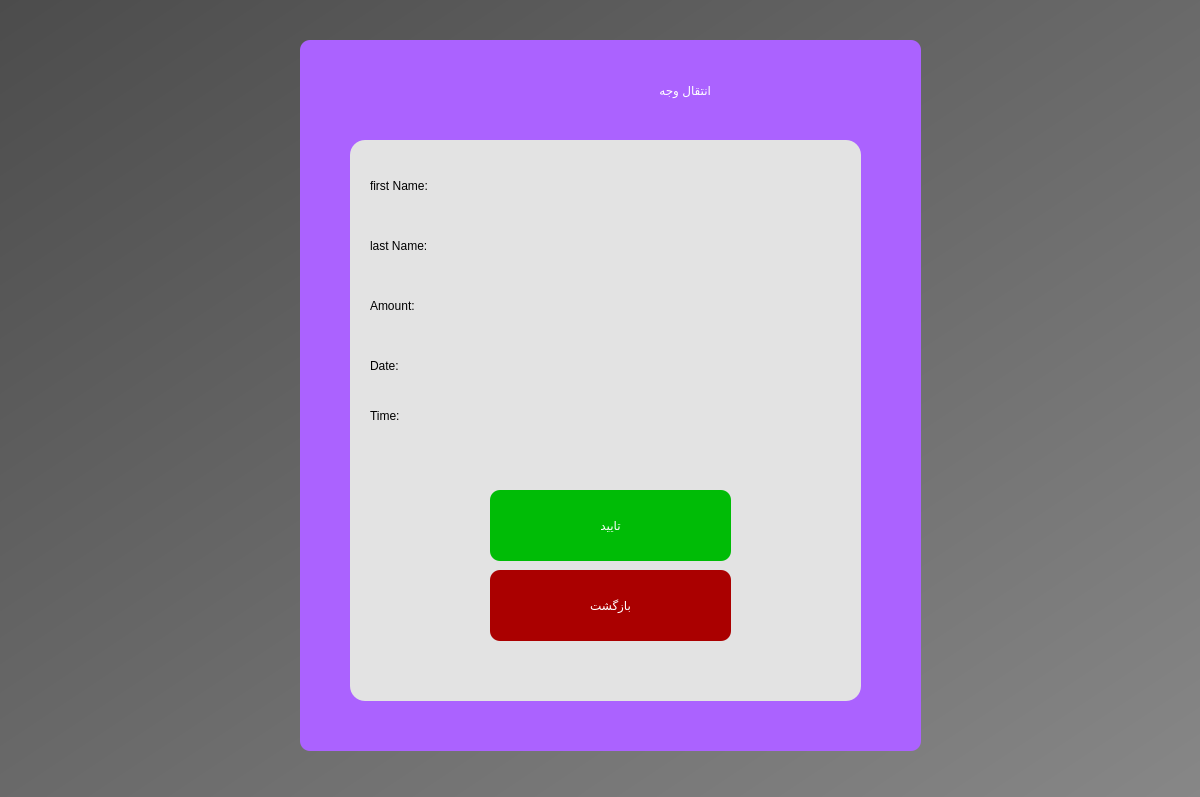
<?xml version="1.0" encoding="UTF-8"?>
<ui version="4.0">
 <class>Dialog</class>
 <widget class="QDialog" name="Dialog">
  <property name="geometry">
   <rect>
    <x>0</x>
    <y>0</y>
    <width>1200</width>
    <height>797</height>
   </rect>
  </property>
  <property name="windowTitle">
   <string>Dialog</string>
  </property>
  <widget class="QWidget" name="bgwidget" native="true">
   <property name="geometry">
    <rect>
     <x>0</x>
     <y>0</y>
     <width>1201</width>
     <height>801</height>
    </rect>
   </property>
   <property name="styleSheet">
    <string notr="true">QWidget#bgwidget{
background-color:qlineargradient(spread:pad, x1:0, y1:0, x2:1, y2:1, stop:0 rgba(76, 76, 76, 255), stop:1 rgba(135, 135, 135, 255))
}</string>
   </property>
   <widget class="QWidget" name="widget" native="true">
    <property name="geometry">
     <rect>
      <x>300</x>
      <y>40</y>
      <width>621</width>
      <height>711</height>
     </rect>
    </property>
    <property name="styleSheet">
     <string notr="true">QWidget#widget{
background-color:rgb(171, 98, 255);
border-radius:10px;
text-shadow: 0 0 3px #FF0000, 0 0 5px #0000FF
}</string>
    </property>
    <widget class="QLabel" name="label">
     <property name="geometry">
      <rect>
       <x>200</x>
       <y>20</y>
       <width>211</width>
       <height>61</height>
      </rect>
     </property>
     <property name="styleSheet">
      <string notr="true">font: 700 36pt &quot;Vazir&quot;;
color: rgb(255, 255, 255);</string>
     </property>
     <property name="text">
      <string>انتقال وجه</string>
     </property>
    </widget>
    <widget class="QWidget" name="widget_2" native="true">
     <property name="geometry">
      <rect>
       <x>50</x>
       <y>100</y>
       <width>511</width>
       <height>561</height>
      </rect>
     </property>
     <property name="styleSheet">
      <string notr="true">background-color:rgb(227, 227, 227);
border-radius:15px</string>
     </property>
     <widget class="QLabel" name="label_2">
      <property name="geometry">
       <rect>
        <x>20</x>
        <y>30</y>
        <width>171</width>
        <height>31</height>
       </rect>
      </property>
      <property name="styleSheet">
       <string notr="true">font: 700 20pt &quot;Vazir&quot;;
</string>
      </property>
      <property name="text">
       <string>first Name:</string>
      </property>
     </widget>
     <widget class="QLabel" name="label_3">
      <property name="geometry">
       <rect>
        <x>20</x>
        <y>90</y>
        <width>171</width>
        <height>31</height>
       </rect>
      </property>
      <property name="styleSheet">
       <string notr="true">font: 700 20pt &quot;Vazir&quot;;
</string>
      </property>
      <property name="text">
       <string>last Name:</string>
      </property>
     </widget>
     <widget class="QLabel" name="label_4">
      <property name="geometry">
       <rect>
        <x>20</x>
        <y>150</y>
        <width>131</width>
        <height>31</height>
       </rect>
      </property>
      <property name="styleSheet">
       <string notr="true">font: 700 20pt &quot;Vazir&quot;;
</string>
      </property>
      <property name="text">
       <string>Amount:</string>
      </property>
     </widget>
     <widget class="QLabel" name="label_5">
      <property name="geometry">
       <rect>
        <x>20</x>
        <y>210</y>
        <width>81</width>
        <height>31</height>
       </rect>
      </property>
      <property name="styleSheet">
       <string notr="true">font: 700 20pt &quot;Vazir&quot;;
</string>
      </property>
      <property name="text">
       <string>Date:</string>
      </property>
     </widget>
     <widget class="QPushButton" name="confirm_tr">
      <property name="geometry">
       <rect>
        <x>140</x>
        <y>350</y>
        <width>241</width>
        <height>71</height>
       </rect>
      </property>
      <property name="styleSheet">
       <string notr="true">border-radius:10px;
background-color:rgb(0, 188, 6);
font: 700 26pt &quot;Vazir&quot;;
color:white</string>
      </property>
      <property name="text">
       <string>تایید</string>
      </property>
     </widget>
     <widget class="QPushButton" name="back_tr">
      <property name="geometry">
       <rect>
        <x>140</x>
        <y>430</y>
        <width>241</width>
        <height>71</height>
       </rect>
      </property>
      <property name="styleSheet">
       <string notr="true">border-radius:10px;
background-color:rgb(170, 0, 0);
font: 700 26pt &quot;Vazir&quot;;
color:white</string>
      </property>
      <property name="text">
       <string>بازگشت</string>
      </property>
     </widget>
     <widget class="QLabel" name="fname">
      <property name="geometry">
       <rect>
        <x>160</x>
        <y>30</y>
        <width>351</width>
        <height>31</height>
       </rect>
      </property>
      <property name="styleSheet">
       <string notr="true">font: 700 25pt &quot;Vazir&quot;;
</string>
      </property>
      <property name="text">
       <string/>
      </property>
     </widget>
     <widget class="QLabel" name="lname">
      <property name="geometry">
       <rect>
        <x>160</x>
        <y>90</y>
        <width>351</width>
        <height>31</height>
       </rect>
      </property>
      <property name="styleSheet">
       <string notr="true">font: 700 25pt &quot;Vazir&quot;;
</string>
      </property>
      <property name="text">
       <string/>
      </property>
     </widget>
     <widget class="QLabel" name="amount">
      <property name="geometry">
       <rect>
        <x>130</x>
        <y>150</y>
        <width>381</width>
        <height>31</height>
       </rect>
      </property>
      <property name="styleSheet">
       <string notr="true">font: 700 25pt &quot;Vazir&quot;;
</string>
      </property>
      <property name="text">
       <string/>
      </property>
     </widget>
     <widget class="QLabel" name="date">
      <property name="geometry">
       <rect>
        <x>90</x>
        <y>210</y>
        <width>411</width>
        <height>31</height>
       </rect>
      </property>
      <property name="styleSheet">
       <string notr="true">font: 700 25pt &quot;Vazir&quot;;
</string>
      </property>
      <property name="text">
       <string/>
      </property>
     </widget>
     <widget class="QLabel" name="label_6">
      <property name="geometry">
       <rect>
        <x>20</x>
        <y>260</y>
        <width>81</width>
        <height>31</height>
       </rect>
      </property>
      <property name="styleSheet">
       <string notr="true">font: 700 20pt &quot;Vazir&quot;;
</string>
      </property>
      <property name="text">
       <string>Time:</string>
      </property>
     </widget>
     <widget class="QLabel" name="date33">
      <property name="geometry">
       <rect>
        <x>100</x>
        <y>260</y>
        <width>411</width>
        <height>31</height>
       </rect>
      </property>
      <property name="styleSheet">
       <string notr="true">font: 700 25pt &quot;Vazir&quot;;
</string>
      </property>
      <property name="text">
       <string/>
      </property>
     </widget>
    </widget>
   </widget>
  </widget>
 </widget>
 <resources/>
 <connections/>
</ui>
